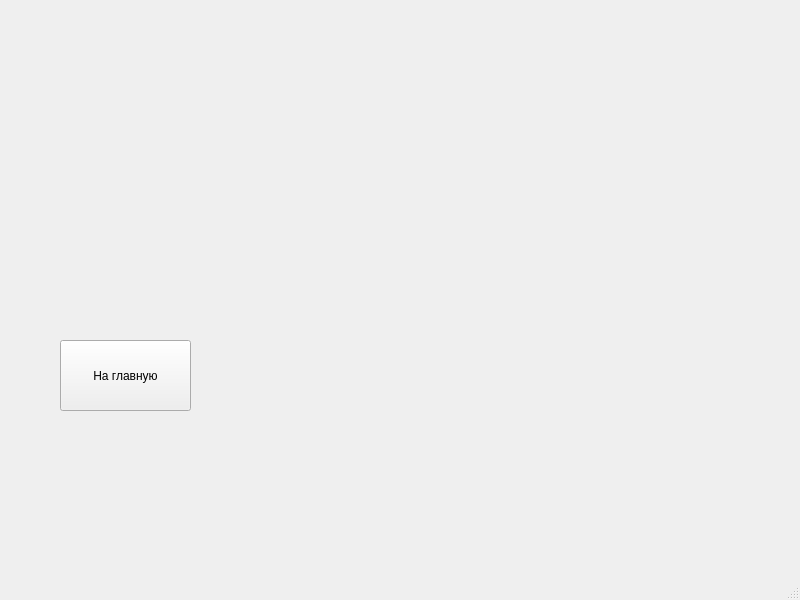
<?xml version="1.0" encoding="UTF-8"?>
<ui version="4.0">
 <class>profileWindow</class>
 <widget class="QMainWindow" name="profileWindow">
  <property name="geometry">
   <rect>
    <x>0</x>
    <y>0</y>
    <width>800</width>
    <height>600</height>
   </rect>
  </property>
  <property name="windowTitle">
   <string>MainWindow</string>
  </property>
  <widget class="QWidget" name="centralwidget">
   <widget class="QPushButton" name="backButton">
    <property name="geometry">
     <rect>
      <x>60</x>
      <y>340</y>
      <width>131</width>
      <height>71</height>
     </rect>
    </property>
    <property name="text">
     <string>На главную</string>
    </property>
   </widget>
  </widget>
  <widget class="QMenuBar" name="menubar">
   <property name="geometry">
    <rect>
     <x>0</x>
     <y>0</y>
     <width>800</width>
     <height>21</height>
    </rect>
   </property>
  </widget>
  <widget class="QStatusBar" name="statusbar"/>
 </widget>
 <resources/>
 <connections/>
</ui>
